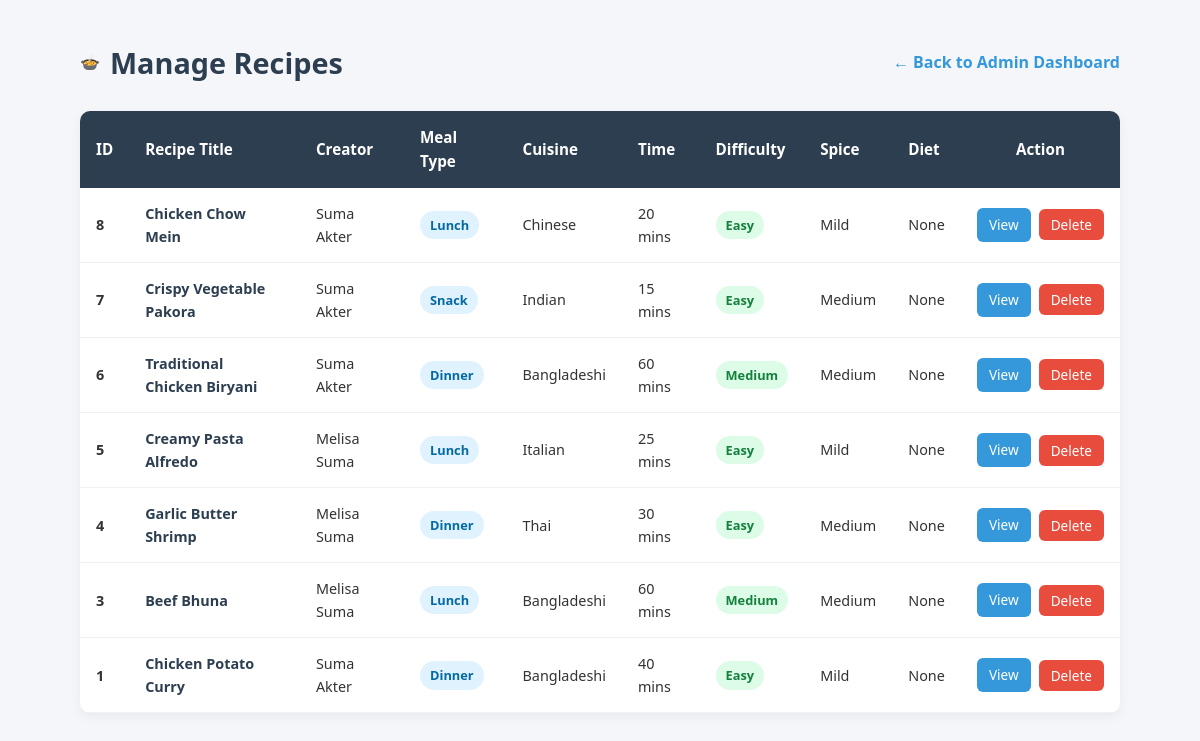
The app's page /admin/recipes (signed in) with its own data.
### tables this page shows
CREATE TABLE Recipes (
    RecipeID INTEGER PRIMARY KEY AUTOINCREMENT,
    UserID INTEGER NOT NULL,
    MealTypeID INTEGER NOT NULL,
    CuisineID INTEGER NOT NULL,
    Title TEXT NOT NULL,
    Description TEXT,
    CookingTime INTEGER NOT NULL
        CHECK (CookingTime > 0),
    Difficulty TEXT NOT NULL
        CHECK (
            Difficulty IN (
                'Easy',
                'Medium',
                'Hard'
            )
        ),
    SpiceLevel TEXT DEFAULT 'Medium'
        CHECK (
            SpiceLevel IN (
                'Mild',
                'Medium',
                'Spicy'
            )
        ),
    DietType TEXT DEFAULT 'Regular'
        CHECK (
            DietType IN (
                'Regular',
                'Vegetarian',
                'Vegan',
                'Low Calorie',
                'High Protein',
                'Gluten Free'
            )
        ),
    Instructions TEXT NOT NULL,
    ImageURL TEXT,
    CreatedAt TIMESTAMP DEFAULT CURRENT_TIMESTAMP,

    FOREIGN KEY (UserID)
        REFERENCES Users(UserID)
        ON DELETE CASCADE,
    FOREIGN KEY (MealTypeID)
        REFERENCES Meal_Types(MealTypeID)
        ON DELETE RESTRICT,
    FOREIGN KEY (CuisineID)
        REFERENCES Cuisines(CuisineID)
        ON DELETE RESTRICT
);

CREATE TABLE Users (
    UserID INTEGER PRIMARY KEY AUTOINCREMENT,
    Name TEXT NOT NULL,
    Email TEXT NOT NULL UNIQUE,
    Password TEXT NOT NULL,
    Role TEXT NOT NULL DEFAULT 'User'
        CHECK (Role IN ('User', 'Admin')),
    CreatedAt TIMESTAMP DEFAULT CURRENT_TIMESTAMP
);

CREATE TABLE Meal_Types (
    MealTypeID INTEGER PRIMARY KEY AUTOINCREMENT,
    Name TEXT NOT NULL UNIQUE
);

CREATE TABLE Cuisines (
    CuisineID INTEGER PRIMARY KEY AUTOINCREMENT,
    Name TEXT NOT NULL UNIQUE
);

### app.py (the view)
@app.route("/admin/recipes")
def admin_recipes():
    if "user_id" not in session:
        return redirect(url_for("login"))
    if session.get("user_role") != "Admin":
        flash("Access denied. Admin only.")
        return redirect(url_for("dashboard"))
    connection = get_db_connection()
    recipes = connection.execute(
        """
        SELECT
            Recipes.RecipeID,
            Recipes.Title,
            Recipes.CookingTime,
            Recipes.Difficulty,
            Recipes.SpiceLevel,
            Recipes.DietType,
            Meal_Types.Name AS MealType,
            Cuisines.Name AS Cuisine,
            Users.Name AS Creator
        FROM Recipes

        JOIN Meal_Types
            ON Recipes.MealTypeID = Meal_Types.MealTypeID

        JOIN Cuisines
            ON Recipes.CuisineID = Cuisines.CuisineID

        JOIN Users
            ON Recipes.UserID = Users.UserID

        ORDER BY Recipes.CreatedAt DESC
        """
    ).fetchall()
    connection.close()
    return render_template(
        "admin_recipes.html",
        recipes=recipes
    )

### database.py (called while the page is built)
def get_db_connection():
    connection = sqlite3.connect(DATABASE)
    connection.row_factory = sqlite3.Row
    connection.execute("PRAGMA foreign_keys = ON")
    return connection

### templates/admin_recipes.html (shortened to what this page needs)
<!DOCTYPE html>
<html lang="en">
<head>
    <link rel="stylesheet" href="{{ url_for('static', filename='css/style.css') }}">
</head>
<body>
    <div class="container">
        <div class="header-section">
            <div class="header-title">
                <span>🍲</span>
                <h1>Manage Recipes</h1>
            </div>
            <a href="{{ url_for('admin_dashboard') }}" class="btn-back">← Back to Admin Dashboard</a>
        </div>
        <div class="table-card">
            {% if recipes %}
                <table class="custom-table">
                    <thead>
                        <tr>
                            <th>ID</th>
                            <th>Recipe Title</th>
                            <th>Creator</th>
                            <th>Meal Type</th>
                            <th>Cuisine</th>
                            <th>Time</th>
                            <th>Difficulty</th>
                            <th>Spice</th>
                            <th>Diet</th>
                            <th style="text-align: center;">Action</th>
                        </tr>
                    </thead>
                    <tbody>
                        {% for recipe in recipes %}
                            <tr>
                                <td><b>{{ recipe.RecipeID if recipe.RecipeID is defined else recipe.id }}</b></td>
                                <td style="font-weight: 600; color: #2c3e50;">{{ recipe.Title if recipe.Title is defined else recipe.title }}</td>
                                <td>{{ recipe.Creator if recipe.Creator is defined else (recipe.Author if recipe.Author is defined else 'Suma Akter') }}</td>
                                <td><span class="badge badge-dinner">{{ recipe.MealType if recipe.MealType is defined else recipe.meal_type }}</span></td>
                                <td>{{ recipe.Cuisine if recipe.Cuisine is defined else recipe.cuisine }}</td>
                                <td>{{ recipe.CookingTime if recipe.CookingTime is defined else recipe.time }} mins</td>
                                <td>
                                    <span class="badge badge-easy">
                                        {{ recipe.Difficulty if recipe.Difficulty is defined else recipe.difficulty }}
                                    </span>
                                </td>
                                <td>{{ recipe.SpiceLevel if recipe.SpiceLevel is defined else (recipe.spice if recipe.spice else 'None') }}</td>
                                <td>{{ recipe.DietaryInfo if recipe.DietaryInfo is defined else (recipe.diet if recipe.diet else 'None') }}</td>
                                <td>
                                    <div class="action-btns" style="justify-content: center;">
                                        <a href="{{ url_for('recipe_detail', recipe_id=recipe.RecipeID if recipe.RecipeID is defined else recipe.id) }}" class="btn-action btn-view">View</a>
                                        <form action="{{ url_for('delete_recipe', recipe_id=recipe.RecipeID if recipe.RecipeID is defined else recipe.id) }}" method="POST" style="margin: 0;" onsubmit="return confirm('Are you sure you want to delete this recipe?');">
                                            <button type="submit" class="btn-action btn-delete">Delete</button>
                                        </form>
                                    </div>
                                </td>
                            </tr>
                        {% endfor %}
                    </tbody>
                </table>
            {% else %}
                <div style="padding: 30px; text-align: center; color: #7f8c8d;">
                    <p>No recipes found.</p>
                </div>
            {% endif %}
        </div>
    </div>
</body>
</html>

### static/css/style.css (style rules this page uses)
* { margin: 0; padding: 0; box-sizing: border-box; }
html { scroll-behavior: smooth; }
body { font-family: 'Segoe UI', -apple-system, BlinkMacSystemFont, Roboto, Helvetica, Arial, sans-serif; background-color: #f8fafc; color: #1e293b; line-height: 1.6; display: flex; flex-direction: column; min-height: 100vh; }
a { text-decoration: none; color: inherit; }
button, input, select, textarea { font-family: inherit; }
.container { width: 90%; max-width: 1200px; margin: 0 auto; }
h1 { font-size: 28px; color: #0f172a; margin-bottom: 10px; }
button, .btn { border: none; border-radius: 8px; padding: 10px 18px; background-color: #2563eb; color: #ffffff; cursor: pointer; font-weight: 600; font-size: 14px; display: inline-block; transition: all 0.2s ease; text-align: center; }
.badge { background-color: #eff6ff; color: #2563eb; padding: 4px 10px; border-radius: 20px; font-size: 12px; font-weight: 600; display: inline-block; }
.badge { background: #f3f4f6; color: #374151; padding: 0.25rem 0.55rem; border-radius: 6px; font-size: 0.78rem; font-weight: 500; }
.container { max-width: 1200px; margin: 0 auto; padding: 20px; }

### templates/admin_recipes.html (style rules this page uses)
* { box-sizing: border-box; font-family: 'Segoe UI', Tahoma, Geneva, Verdana, sans-serif; }
body { background-color: #f4f6f9; margin: 0; padding: 0; color: #333; }
.container { max-width: 1200px; margin: 40px auto; padding: 0 20px; }
.header-section { display: flex; justify-content: space-between; align-items: center; margin-bottom: 25px; }
.header-title { display: flex; align-items: center; gap: 10px; }
.header-title h1 { margin: 0; font-size: 1.8rem; color: #2c3e50; }
.btn-back { text-decoration: none; color: #3498db; font-weight: 600; display: inline-flex; align-items: center; gap: 5px; transition: color 0.2s; }
.table-card { background: #ffffff; border-radius: 10px; box-shadow: 0 4px 12px rgba(0, 0, 0, 0.05); overflow: hidden; }
.custom-table { width: 100%; border-collapse: collapse; text-align: left; }
.custom-table th { background-color: #2c3e50; color: #ffffff; padding: 14px 16px; font-weight: 600; font-size: 0.95rem; }
.custom-table td { padding: 14px 16px; border-bottom: 1px solid #eef2f5; font-size: 0.9rem; }
.badge { padding: 4px 10px; border-radius: 20px; font-size: 0.8rem; font-weight: 600; display: inline-block; }
.badge-dinner { background-color: #e0f2fe; color: #0369a1; }
.badge-easy { background-color: #dcfce7; color: #15803d; }
.action-btns { display: flex; gap: 8px; align-items: center; }
.btn-action { padding: 6px 12px; border-radius: 6px; text-decoration: none; font-size: 0.85rem; font-weight: 500; border: none; cursor: pointer; transition: all 0.2s ease; }
.btn-view { background-color: #3498db; color: white; }
.btn-delete { background-color: #e74c3c; color: white; }

### records on screen
Recipes: RecipeID "8", Title "Chicken Chow Mein", Name "Suma Akter", Name "Lunch", Name "Chinese", CookingTime "20", Difficulty "Easy", SpiceLevel "Mild", DietaryInfo "None"
Recipes: RecipeID "7", Title "Crispy Vegetable Pakora", Name "Suma Akter", Name "Snack", Name "Indian", CookingTime "15", Difficulty "Easy", SpiceLevel "Medium", DietaryInfo "None"
Recipes: RecipeID "6", Title "Traditional Chicken Biryani", Name "Suma Akter", Name "Dinner", Name "Bangladeshi", CookingTime "60", Difficulty "Medium", SpiceLevel "Medium", DietaryInfo "None"
Recipes: RecipeID "5", Title "Creamy Pasta Alfredo", Name "Melisa Suma", Name "Lunch", Name "Italian", CookingTime "25", Difficulty "Easy", SpiceLevel "Mild", DietaryInfo "None"
Recipes: RecipeID "4", Title "Garlic Butter Shrimp", Name "Melisa Suma", Name "Dinner", Name "Thai", CookingTime "30", Difficulty "Easy", SpiceLevel "Medium", DietaryInfo "None"
Recipes: RecipeID "3", Title "Beef Bhuna", Name "Melisa Suma", Name "Lunch", Name "Bangladeshi", CookingTime "60", Difficulty "Medium", SpiceLevel "Medium", DietaryInfo "None"
Recipes: RecipeID "1", Title "Chicken Potato Curry", Name "Suma Akter", Name "Dinner", Name "Bangladeshi", CookingTime "40", Difficulty "Easy", SpiceLevel "Mild", DietaryInfo "None"
